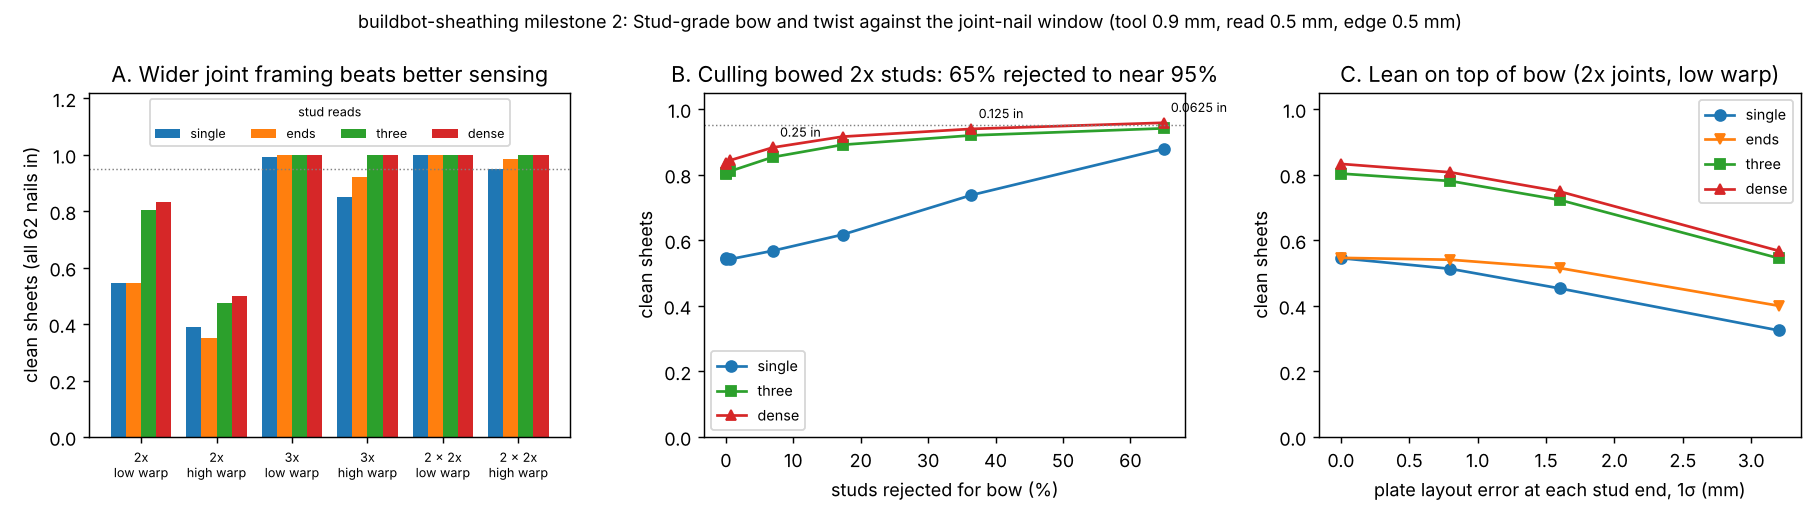

Here is the Python script that generated this plot:
"""Figure for milestone 2 from results.json:  python experiments/m2_asbuilt_studs/figure.py"""
import json
import os

import matplotlib
matplotlib.use("Agg")
import matplotlib.pyplot as plt  # noqa: E402

HERE = os.path.dirname(os.path.abspath(__file__))
r = json.load(open(os.path.join(HERE, "results.json")))
fig, ax = plt.subplots(1, 3, figsize=(14, 4))
POL = ["single", "ends", "three", "dense"]
COL = dict(zip(POL, ["C0", "C1", "C2", "C3"]))

# A. policy x joint framing, low and high published warp
h = r["H"]
groups = [("2x (1.5 in)", "low (0.11, 0.08 in)"), ("2x (1.5 in)", "high (0.21, 0.16 in)"),
          ("3x (2.5 in)", "low (0.11, 0.08 in)"), ("3x (2.5 in)", "high (0.21, 0.16 in)"),
          ("2 x 2x (3.0 in)", "low (0.11, 0.08 in)"), ("2 x 2x (3.0 in)", "high (0.21, 0.16 in)")]
w = 0.2
for i, pol in enumerate(POL):
    ax[0].bar([g + (i - 1.5) * w for g in range(len(groups))], [h[f"{j}|{k}"][pol] for j, k in groups], w, label=pol, color=COL[pol])
ax[0].axhline(0.95, color="grey", lw=0.8, ls=":")
ax[0].set_xticks(range(len(groups)))
ax[0].set_xticklabels([f"{j.split(' (')[0]}\n{k.split(' (')[0]} warp" for j, k in groups], fontsize=7)
ax[0].set(ylabel="clean sheets (all 62 nails in)", ylim=(0, 1.22), title="A. Wider joint framing beats better sensing")
ax[0].legend(fontsize=7, title="stud reads", title_fontsize=7, loc="upper center", ncol=4)

# B. culling
f = r["F"]
cuts = sorted(f, key=float)
for pol, m in (("single", "o-"), ("three", "s-"), ("dense", "^-")):
    ax[1].plot([f[c]["cull_share"] * 100 for c in cuts], [f[c][pol] for c in cuts], m, label=pol, color=COL[pol])
for c in cuts:
    if float(c) in (0.0625, 0.125, 0.25):
        ax[1].annotate(f'{float(c):g} in', (f[c]["cull_share"] * 100, f[c]["dense"]), fontsize=7,
                       textcoords="offset points", xytext=(4, 6))
ax[1].axhline(0.95, color="grey", lw=0.8, ls=":")
ax[1].set(xlabel="studs rejected for bow (%)", ylabel="clean sheets", ylim=(0, 1.05),
          title="B. Culling bowed 2x studs: 65% rejected to near 95%")
ax[1].legend(fontsize=8)

# C. plate layout lean
g = r["G"]
xs = sorted(g, key=float)
for pol, m in zip(POL, ("o-", "v-", "s-", "^-")):
    ax[2].plot([float(x) for x in xs], [g[x][pol] for x in xs], m, label=pol, color=COL[pol])
ax[2].set(xlabel="plate layout error at each stud end, 1σ (mm)", ylabel="clean sheets", ylim=(0, 1.05),
          title="C. Lean on top of bow (2x joints, low warp)")
ax[2].legend(fontsize=8)

fig.suptitle("buildbot-sheathing milestone 2: Stud-grade bow and twist against the joint-nail window "
             "(tool 0.9 mm, read 0.5 mm, edge 0.5 mm)", fontsize=10)
fig.tight_layout()
fig.savefig(os.path.join(HERE, "figure.png"), dpi=130)
